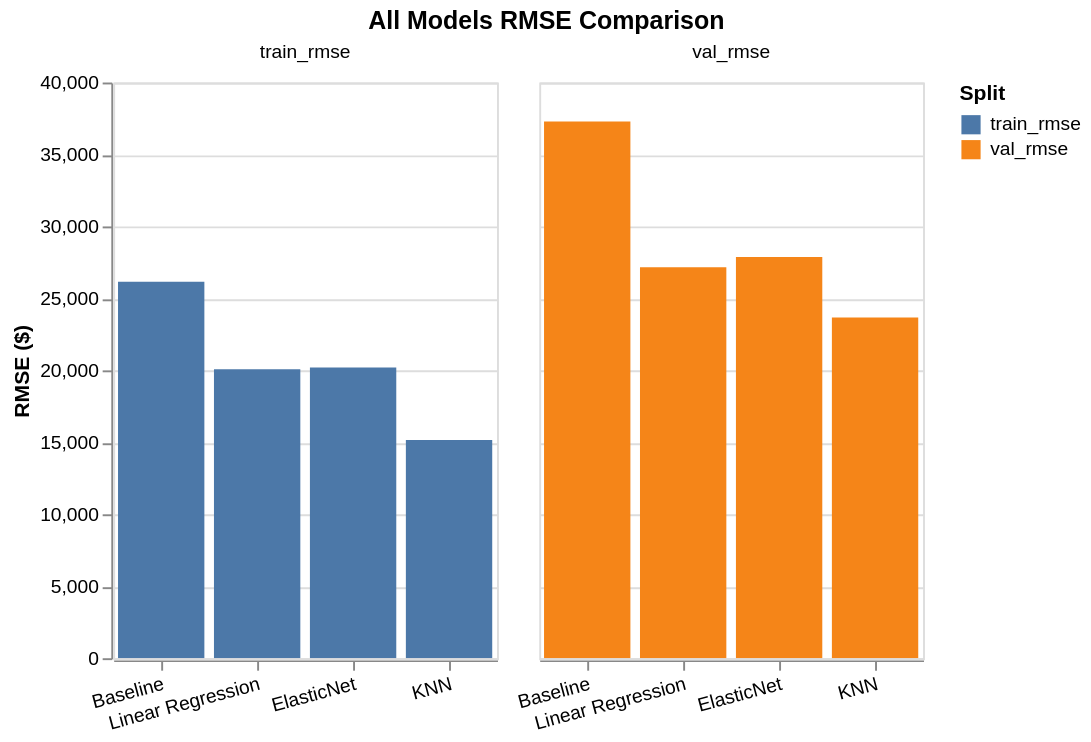

Notebook cell for this chart:
### Code cell
results_df = pd.DataFrame([{"model": "Baseline", "train_rmse": 26155., "val_rmse": 37291.73},
    {"model": "Linear Regression", "train_rmse": 20071.20, "val_rmse": 27162.40},
    {"model": "ElasticNet", "train_rmse": 20204.74, "val_rmse": 27872.71},
    {"model": "KNN", "train_rmse": round(train_rmse, 2), "val_rmse": round(val_rmse, 2)}
])

order = ["Baseline", "Linear Regression", "ElasticNet", "KNN"]

alt.Chart(results_df.melt("model", var_name="split", value_name="rmse")).mark_bar().encode(
    alt.X("model:N", title="", sort=order, axis=alt.Axis(labelAngle=-15)),
    alt.Y("rmse:Q", title="RMSE ($)"),
    alt.Color("split:N", legend=alt.Legend(title="Split")),
    alt.Column("split:N", sort=order, title=""),
    tooltip=["model", "split", "rmse"]
).properties(
    title=alt.TitleParams("All Models RMSE Comparison", anchor="middle"),
    width=200,
    height=300
).interactive()

### Figure 1 — Vega-Lite specification as saved in the notebook (floating-point values rounded to 4 significant figures)
{"config": {"view": {"continuousWidth": 300, "continuousHeight": 300}}, "data": {"name": "data-acfc331edf078622f15791a1338f60be"}, "mark": {"type": "bar"}, "encoding": {"color": {"field": "split", "legend": {"title": "Split"}, "type": "nominal"}, "column": {"field": "split", "sort": ["Baseline", "Linear Regression", "ElasticNet", "KNN"], "title": "", "type": "nominal"}, "tooltip": [{"field": "model", "type": "nominal"}, {"field": "split", "type": "nominal"}, {"field": "rmse", "type": "quantitative"}], "x": {"axis": {"labelAngle": -15}, "field": "model", "sort": ["Baseline", "Linear Regression", "ElasticNet", "KNN"], "title": "", "type": "nominal"}, "y": {"field": "rmse", "title": "RMSE ($)", "type": "quantitative"}}, "height": 300, "params": [{"name": "param_2", "select": {"type": "interval", "encodings": ["x", "y"]}, "bind": "scales"}], "title": {"text": "All Models RMSE Comparison", "anchor": "middle"}, "width": 200, "$schema": "https://vega.github.io/schema/vega-lite/v5.20.1.json", "datasets": {"data-acfc331edf078622f15791a1338f60be": [{"model": "Baseline", "split": "train_rmse", "rmse": 26160.0}, {"model": "Linear Regression", "split": "train_rmse", "rmse": 20070.0}, {"model": "ElasticNet", "split": "train_rmse", "rmse": 20200.0}, {"model": "KNN", "split": "train_rmse", "rmse": 15170.0}, {"model": "Baseline", "split": "val_rmse", "rmse": 37290.0}, {"model": "Linear Regression", "split": "val_rmse", "rmse": 27160.0}, {"model": "ElasticNet", "split": "val_rmse", "rmse": 27870.0}, {"model": "KNN", "split": "val_rmse", "rmse": 23680.0}]}}
